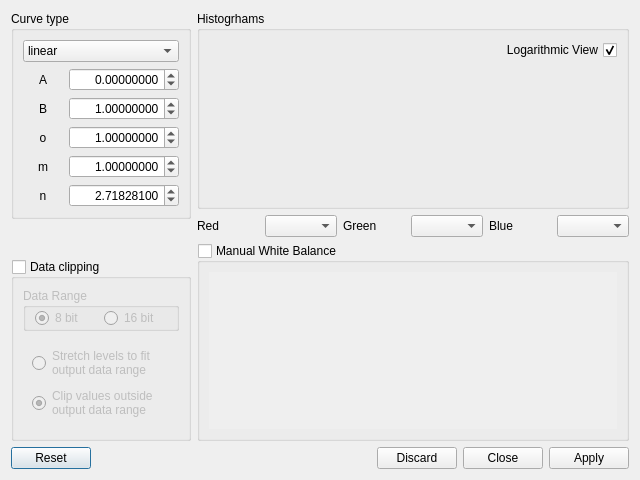
<?xml version="1.0" encoding="UTF-8"?>
<ui version="4.0">
 <class>levels_dialog</class>
 <widget class="QDialog" name="levels_dialog">
  <property name="geometry">
   <rect>
    <x>0</x>
    <y>0</y>
    <width>640</width>
    <height>480</height>
   </rect>
  </property>
  <property name="minimumSize">
   <size>
    <width>480</width>
    <height>360</height>
   </size>
  </property>
  <property name="windowTitle">
   <string>Image levels</string>
  </property>
  <layout class="QVBoxLayout" name="verticalLayout">
   <item>
    <layout class="QHBoxLayout" name="horizontalLayout">
     <item>
      <layout class="QVBoxLayout" name="verticalLayout_3">
       <item>
        <widget class="QGroupBox" name="groupBox">
         <property name="minimumSize">
          <size>
           <width>150</width>
           <height>0</height>
          </size>
         </property>
         <property name="maximumSize">
          <size>
           <width>180</width>
           <height>16777215</height>
          </size>
         </property>
         <property name="toolTip">
          <string>If x is the value of a pixel in the image,
the new value y is computed using the
function f(x) by applying the formula:

 y = A +B*f(o +m*x)

The value n is the exponent/base for
loarithimc, power and exponetial
functions :

 power : f(x) = x^n
 logarithmic : f(x) = log_n(x)
 exponential : f(x) = n^x</string>
         </property>
         <property name="title">
          <string>Curve type</string>
         </property>
         <layout class="QVBoxLayout" name="verticalLayout_4">
          <item>
           <widget class="QComboBox" name="curveTypeComboBox">
            <property name="sizePolicy">
             <sizepolicy hsizetype="Minimum" vsizetype="Fixed">
              <horstretch>0</horstretch>
              <verstretch>0</verstretch>
             </sizepolicy>
            </property>
            <item>
             <property name="text">
              <string>linear</string>
             </property>
            </item>
            <item>
             <property name="text">
              <string>logarithmic</string>
             </property>
            </item>
            <item>
             <property name="text">
              <string>power</string>
             </property>
            </item>
            <item>
             <property name="text">
              <string>exponential</string>
             </property>
            </item>
           </widget>
          </item>
          <item>
           <layout class="QHBoxLayout" name="horizontalLayout_4">
            <item>
             <widget class="QLabel" name="label_3">
              <property name="sizePolicy">
               <sizepolicy hsizetype="Minimum" vsizetype="Preferred">
                <horstretch>0</horstretch>
                <verstretch>0</verstretch>
               </sizepolicy>
              </property>
              <property name="minimumSize">
               <size>
                <width>40</width>
                <height>0</height>
               </size>
              </property>
              <property name="text">
               <string>A</string>
              </property>
              <property name="alignment">
               <set>Qt::AlignCenter</set>
              </property>
             </widget>
            </item>
            <item>
             <widget class="QDoubleSpinBox" name="aDoubleSpinBox">
              <property name="minimumSize">
               <size>
                <width>100</width>
                <height>0</height>
               </size>
              </property>
              <property name="alignment">
               <set>Qt::AlignRight|Qt::AlignTrailing|Qt::AlignVCenter</set>
              </property>
              <property name="decimals">
               <number>8</number>
              </property>
              <property name="minimum">
               <double>-999999999.000000000000000</double>
              </property>
              <property name="maximum">
               <double>999999999.000000000000000</double>
              </property>
              <property name="singleStep">
               <double>0.010000000000000</double>
              </property>
             </widget>
            </item>
           </layout>
          </item>
          <item>
           <layout class="QHBoxLayout" name="horizontalLayout_5">
            <item>
             <widget class="QLabel" name="label_4">
              <property name="minimumSize">
               <size>
                <width>40</width>
                <height>0</height>
               </size>
              </property>
              <property name="text">
               <string>B</string>
              </property>
              <property name="alignment">
               <set>Qt::AlignCenter</set>
              </property>
             </widget>
            </item>
            <item>
             <widget class="QDoubleSpinBox" name="bDoubleSpinBox">
              <property name="minimumSize">
               <size>
                <width>100</width>
                <height>0</height>
               </size>
              </property>
              <property name="alignment">
               <set>Qt::AlignRight|Qt::AlignTrailing|Qt::AlignVCenter</set>
              </property>
              <property name="decimals">
               <number>8</number>
              </property>
              <property name="minimum">
               <double>-999999999.000000000000000</double>
              </property>
              <property name="maximum">
               <double>999999998.000000000000000</double>
              </property>
              <property name="singleStep">
               <double>0.010000000000000</double>
              </property>
              <property name="value">
               <double>1.000000000000000</double>
              </property>
             </widget>
            </item>
           </layout>
          </item>
          <item>
           <layout class="QHBoxLayout" name="horizontalLayout_6">
            <item>
             <widget class="QLabel" name="label_5">
              <property name="minimumSize">
               <size>
                <width>40</width>
                <height>0</height>
               </size>
              </property>
              <property name="text">
               <string>o</string>
              </property>
              <property name="alignment">
               <set>Qt::AlignCenter</set>
              </property>
             </widget>
            </item>
            <item>
             <widget class="QDoubleSpinBox" name="oDoubleSpinBox">
              <property name="minimumSize">
               <size>
                <width>100</width>
                <height>0</height>
               </size>
              </property>
              <property name="alignment">
               <set>Qt::AlignRight|Qt::AlignTrailing|Qt::AlignVCenter</set>
              </property>
              <property name="decimals">
               <number>8</number>
              </property>
              <property name="minimum">
               <double>-999999998.000000000000000</double>
              </property>
              <property name="maximum">
               <double>999999998.000000000000000</double>
              </property>
              <property name="singleStep">
               <double>0.100000000000000</double>
              </property>
              <property name="value">
               <double>1.000000000000000</double>
              </property>
             </widget>
            </item>
           </layout>
          </item>
          <item>
           <layout class="QHBoxLayout" name="horizontalLayout_7">
            <item>
             <widget class="QLabel" name="label_6">
              <property name="minimumSize">
               <size>
                <width>40</width>
                <height>0</height>
               </size>
              </property>
              <property name="text">
               <string>m</string>
              </property>
              <property name="alignment">
               <set>Qt::AlignCenter</set>
              </property>
             </widget>
            </item>
            <item>
             <widget class="QDoubleSpinBox" name="mDoubleSpinBox">
              <property name="minimumSize">
               <size>
                <width>100</width>
                <height>0</height>
               </size>
              </property>
              <property name="maximumSize">
               <size>
                <width>16777215</width>
                <height>16777215</height>
               </size>
              </property>
              <property name="alignment">
               <set>Qt::AlignRight|Qt::AlignTrailing|Qt::AlignVCenter</set>
              </property>
              <property name="decimals">
               <number>8</number>
              </property>
              <property name="minimum">
               <double>-999999998.000000000000000</double>
              </property>
              <property name="maximum">
               <double>999999998.000000000000000</double>
              </property>
              <property name="singleStep">
               <double>0.100000000000000</double>
              </property>
              <property name="value">
               <double>1.000000000000000</double>
              </property>
             </widget>
            </item>
           </layout>
          </item>
          <item>
           <layout class="QHBoxLayout" name="horizontalLayout_8">
            <item>
             <widget class="QLabel" name="label_7">
              <property name="minimumSize">
               <size>
                <width>40</width>
                <height>0</height>
               </size>
              </property>
              <property name="text">
               <string>n</string>
              </property>
              <property name="alignment">
               <set>Qt::AlignCenter</set>
              </property>
             </widget>
            </item>
            <item>
             <widget class="QDoubleSpinBox" name="nDoubleSpinBox">
              <property name="sizePolicy">
               <sizepolicy hsizetype="Minimum" vsizetype="Fixed">
                <horstretch>0</horstretch>
                <verstretch>0</verstretch>
               </sizepolicy>
              </property>
              <property name="minimumSize">
               <size>
                <width>100</width>
                <height>0</height>
               </size>
              </property>
              <property name="maximumSize">
               <size>
                <width>16777215</width>
                <height>16777215</height>
               </size>
              </property>
              <property name="wrapping">
               <bool>false</bool>
              </property>
              <property name="frame">
               <bool>true</bool>
              </property>
              <property name="alignment">
               <set>Qt::AlignRight|Qt::AlignTrailing|Qt::AlignVCenter</set>
              </property>
              <property name="decimals">
               <number>8</number>
              </property>
              <property name="minimum">
               <double>-999999998.000000000000000</double>
              </property>
              <property name="maximum">
               <double>999999998.000000000000000</double>
              </property>
              <property name="singleStep">
               <double>0.100000000000000</double>
              </property>
              <property name="value">
               <double>2.718281000000000</double>
              </property>
             </widget>
            </item>
           </layout>
          </item>
         </layout>
        </widget>
       </item>
       <item>
        <spacer name="verticalSpacer">
         <property name="orientation">
          <enum>Qt::Vertical</enum>
         </property>
         <property name="sizeHint" stdset="0">
          <size>
           <width>20</width>
           <height>40</height>
          </size>
         </property>
        </spacer>
       </item>
       <item>
        <widget class="QGroupBox" name="dataClippingGroupBox">
         <property name="toolTip">
          <string>In this section you can
change the data clipping
rules:

 when data clipping is
 enabled, the image
 levels are streched to
 fit the selected data
 range or value outside
 the data range will be
 clipped.

 If data clipping is 
 disabled no clipping
 or streching is applied.</string>
         </property>
         <property name="whatsThis">
          <string>In this section you can
change the data clipping
rules:

 when data clipping is
 enabled, the image
 levels are streched to
 fit the selected data
 range or value outside
 the data range will be
 clipped.

 If data clipping is 
 disabled no clipping
 or streching is applied.</string>
         </property>
         <property name="title">
          <string>Data clipping</string>
         </property>
         <property name="checkable">
          <bool>true</bool>
         </property>
         <property name="checked">
          <bool>false</bool>
         </property>
         <layout class="QVBoxLayout" name="verticalLayout_5">
          <item>
           <widget class="QGroupBox" name="groupBox_2">
            <property name="title">
             <string>Data Range</string>
            </property>
            <layout class="QHBoxLayout" name="horizontalLayout_3">
             <property name="topMargin">
              <number>0</number>
             </property>
             <property name="bottomMargin">
              <number>0</number>
             </property>
             <item>
              <widget class="QRadioButton" name="dataClipping8BitRadioButton">
               <property name="text">
                <string>8 bit</string>
               </property>
               <property name="checked">
                <bool>true</bool>
               </property>
              </widget>
             </item>
             <item>
              <widget class="QRadioButton" name="dataClipping16BitRadioButton">
               <property name="text">
                <string>16 bit</string>
               </property>
              </widget>
             </item>
            </layout>
           </widget>
          </item>
          <item>
           <widget class="QFrame" name="frame_3">
            <property name="frameShape">
             <enum>QFrame::NoFrame</enum>
            </property>
            <property name="frameShadow">
             <enum>QFrame::Raised</enum>
            </property>
            <layout class="QVBoxLayout" name="verticalLayout_6">
             <item>
              <widget class="QRadioButton" name="dataClippingFitDataRadioButton">
               <property name="text">
                <string>Stretch levels to fit 
output data range</string>
               </property>
              </widget>
             </item>
             <item>
              <widget class="QRadioButton" name="dataClippingClipDataRadioButton">
               <property name="text">
                <string>Clip values outside
output data range</string>
               </property>
               <property name="checked">
                <bool>true</bool>
               </property>
              </widget>
             </item>
            </layout>
           </widget>
          </item>
         </layout>
        </widget>
       </item>
      </layout>
     </item>
     <item>
      <layout class="QVBoxLayout" name="verticalLayout_8">
       <item>
        <widget class="QGroupBox" name="histoGroupBox">
         <property name="title">
          <string>Histogrhams</string>
         </property>
         <property name="checkable">
          <bool>false</bool>
         </property>
         <layout class="QVBoxLayout" name="verticalLayout_7">
          <item>
           <widget class="QCheckBox" name="histLogViewCheckBox">
            <property name="sizePolicy">
             <sizepolicy hsizetype="Expanding" vsizetype="Minimum">
              <horstretch>0</horstretch>
              <verstretch>0</verstretch>
             </sizepolicy>
            </property>
            <property name="layoutDirection">
             <enum>Qt::RightToLeft</enum>
            </property>
            <property name="text">
             <string>Logarithmic View</string>
            </property>
            <property name="checked">
             <bool>true</bool>
            </property>
           </widget>
          </item>
          <item>
           <widget class="QLabel" name="histoView">
            <property name="sizePolicy">
             <sizepolicy hsizetype="Expanding" vsizetype="Expanding">
              <horstretch>0</horstretch>
              <verstretch>0</verstretch>
             </sizepolicy>
            </property>
            <property name="frameShape">
             <enum>QFrame::NoFrame</enum>
            </property>
            <property name="frameShadow">
             <enum>QFrame::Plain</enum>
            </property>
            <property name="lineWidth">
             <number>1</number>
            </property>
            <property name="text">
             <string/>
            </property>
           </widget>
          </item>
         </layout>
        </widget>
       </item>
       <item>
        <layout class="QHBoxLayout" name="horizontalLayout_2">
         <item>
          <widget class="QLabel" name="label">
           <property name="text">
            <string>Red</string>
           </property>
          </widget>
         </item>
         <item>
          <widget class="QComboBox" name="rComboBox"/>
         </item>
         <item>
          <widget class="QLabel" name="label_2">
           <property name="text">
            <string>Green</string>
           </property>
          </widget>
         </item>
         <item>
          <widget class="QComboBox" name="gComboBox"/>
         </item>
         <item>
          <widget class="QLabel" name="label_8">
           <property name="text">
            <string>Blue</string>
           </property>
          </widget>
         </item>
         <item>
          <widget class="QComboBox" name="bComboBox"/>
         </item>
        </layout>
       </item>
       <item>
        <widget class="QGroupBox" name="MWBGroupBox">
         <property name="sizePolicy">
          <sizepolicy hsizetype="Expanding" vsizetype="Minimum">
           <horstretch>0</horstretch>
           <verstretch>0</verstretch>
          </sizepolicy>
         </property>
         <property name="minimumSize">
          <size>
           <width>0</width>
           <height>100</height>
          </size>
         </property>
         <property name="maximumSize">
          <size>
           <width>16777215</width>
           <height>200</height>
          </size>
         </property>
         <property name="title">
          <string>Manual White Balance</string>
         </property>
         <property name="flat">
          <bool>false</bool>
         </property>
         <property name="checkable">
          <bool>true</bool>
         </property>
         <property name="checked">
          <bool>false</bool>
         </property>
         <layout class="QVBoxLayout" name="verticalLayout_9">
          <item>
           <widget class="QScrollArea" name="MWBScrollArea">
            <property name="sizePolicy">
             <sizepolicy hsizetype="Expanding" vsizetype="MinimumExpanding">
              <horstretch>0</horstretch>
              <verstretch>0</verstretch>
             </sizepolicy>
            </property>
            <property name="frameShape">
             <enum>QFrame::NoFrame</enum>
            </property>
            <property name="frameShadow">
             <enum>QFrame::Plain</enum>
            </property>
            <property name="verticalScrollBarPolicy">
             <enum>Qt::ScrollBarAsNeeded</enum>
            </property>
            <property name="widgetResizable">
             <bool>true</bool>
            </property>
            <widget class="QWidget" name="scrollAreaWidgetContents">
             <property name="geometry">
              <rect>
               <x>0</x>
               <y>0</y>
               <width>428</width>
               <height>164</height>
              </rect>
             </property>
             <layout class="QGridLayout" name="gridLayout_3"/>
            </widget>
           </widget>
          </item>
         </layout>
        </widget>
       </item>
      </layout>
     </item>
    </layout>
   </item>
   <item>
    <widget class="QDialogButtonBox" name="buttonBox">
     <property name="orientation">
      <enum>Qt::Horizontal</enum>
     </property>
     <property name="standardButtons">
      <set>QDialogButtonBox::Apply|QDialogButtonBox::Close|QDialogButtonBox::Discard|QDialogButtonBox::Reset</set>
     </property>
     <property name="centerButtons">
      <bool>false</bool>
     </property>
    </widget>
   </item>
  </layout>
 </widget>
 <resources/>
 <connections>
  <connection>
   <sender>buttonBox</sender>
   <signal>accepted()</signal>
   <receiver>levels_dialog</receiver>
   <slot>accept()</slot>
   <hints>
    <hint type="sourcelabel">
     <x>256</x>
     <y>475</y>
    </hint>
    <hint type="destinationlabel">
     <x>157</x>
     <y>274</y>
    </hint>
   </hints>
  </connection>
  <connection>
   <sender>buttonBox</sender>
   <signal>rejected()</signal>
   <receiver>levels_dialog</receiver>
   <slot>reject()</slot>
   <hints>
    <hint type="sourcelabel">
     <x>324</x>
     <y>475</y>
    </hint>
    <hint type="destinationlabel">
     <x>286</x>
     <y>274</y>
    </hint>
   </hints>
  </connection>
  <connection>
   <sender>dataClippingFitDataRadioButton</sender>
   <signal>toggled(bool)</signal>
   <receiver>aDoubleSpinBox</receiver>
   <slot>setDisabled(bool)</slot>
   <hints>
    <hint type="sourcelabel">
     <x>71</x>
     <y>401</y>
    </hint>
    <hint type="destinationlabel">
     <x>155</x>
     <y>241</y>
    </hint>
   </hints>
  </connection>
  <connection>
   <sender>dataClippingFitDataRadioButton</sender>
   <signal>toggled(bool)</signal>
   <receiver>bDoubleSpinBox</receiver>
   <slot>setDisabled(bool)</slot>
   <hints>
    <hint type="sourcelabel">
     <x>116</x>
     <y>401</y>
    </hint>
    <hint type="destinationlabel">
     <x>155</x>
     <y>269</y>
    </hint>
   </hints>
  </connection>
 </connections>
</ui>
